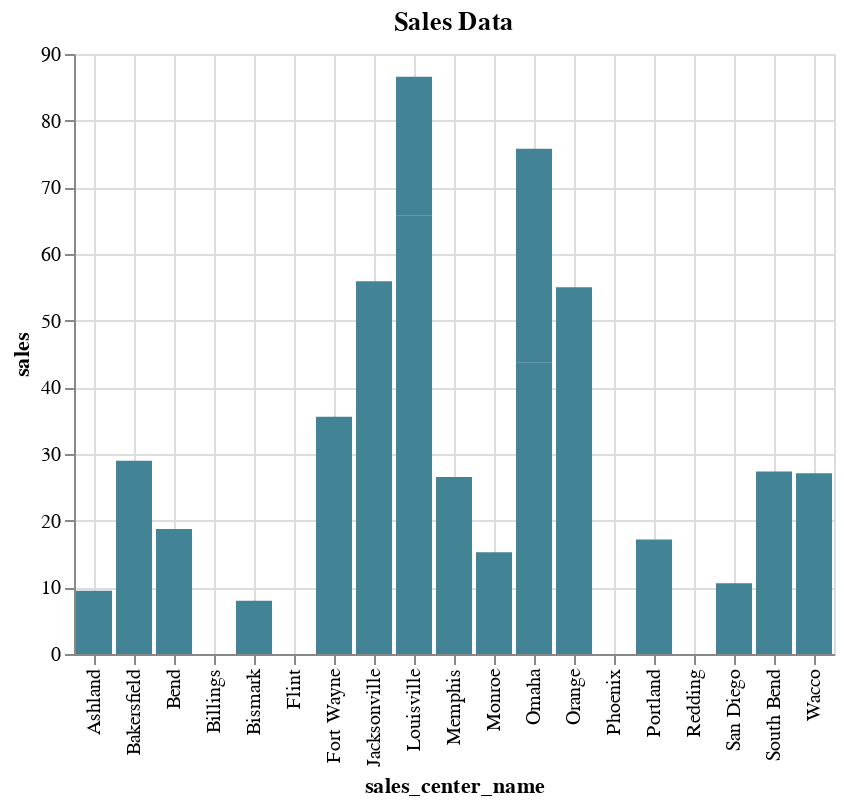

The code cell stored with this chart in its notebook:
### Markdown cell above
<hr style='height:1px;border:none;background-color:#00233C;'>
<p style='font-size:18px;font-family:Arial;color:#00233c;'><b>A CSS RGB hex color specification can also be used</b></p>

### Code cell
%chart sales_center_name, sales, title = Sales Data, color = #428495

### Figure 1 — Vega-Lite specification as saved in the notebook (floating-point values rounded to 4 significant figures)
{"$schema": "https://vega.github.io/schema/vega-lite/v3.json", "data": {"format": {"type": "csv"}, "values": "\"SALES\",\"Sales_Center_ID\",\"Sales_Center_Name\"\n\".00\",\"1111\",\"Phoenix\"\n\".00\",\"1111\",\"Phoenix\"\n\".00\",\"2222\",\"Bend\"\n\"18.75\",\"2222\",\"Bend\"\n\"43.78\",\"3333\",\"Omaha\"\n\"32.00\",\"3333\",\"Omaha\"\n\"65.73\",\"4444\",\"Louisville\"\n\"20.85\",\"4444\",\"Louisville\"\n\".00\",\"5555\",\"Bismark\"\n\"7.97\",\"5555\",\"Bismark\"\n\"7.79\",\"6666\",\"Memphis\"\n\"18.75\",\"6666\",\"Memphis\"\n\"15.25\",\"7777\",\"Monroe\"\n\".00\",\"7777\",\"Monroe\"\n\".00\",\"8888\",\"San Diego\"\n\"10.60\",\"8888\",\"San Diego\"\n\".00\",\"9999\",\"Redding\"\n\".00\",\"9999\",\"Redding\"\n\"19.36\",\"1112\",\"South Bend\"\n\"8.00\",\"1112\",\"South Bend\"\n\"16.50\",\"1113\",\"Jacksonville\"\n\"39.42\",\"1113\",\"Jacksonville\"\n\"35.58\",\"1114\",\"Fort Wayne\"\n\".00\",\"1115\",\"Billings\"\n\"17.18\",\"1116\",\"Portland\"\n\"9.50\",\"1117\",\"Ashland\"\n\"27.10\",\"1118\",\"Wacco\"\n\".00\",\"1119\",\"Flint\"\n\"29.00\",\"2111\",\"Bakersfield\"\n\"55.00\",\"3111\",\"Orange\"\n"}, "encoding": {"x": {"axis": {"grid": true, "title": "sales_center_name"}, "field": "Sales_Center_Name", "type": "nominal"}, "y": {"axis": {"grid": true, "title": "sales"}, "field": "SALES", "type": "quantitative"}}, "mark": {"color": "#428495", "type": "bar"}, "title": "Sales Data"}
